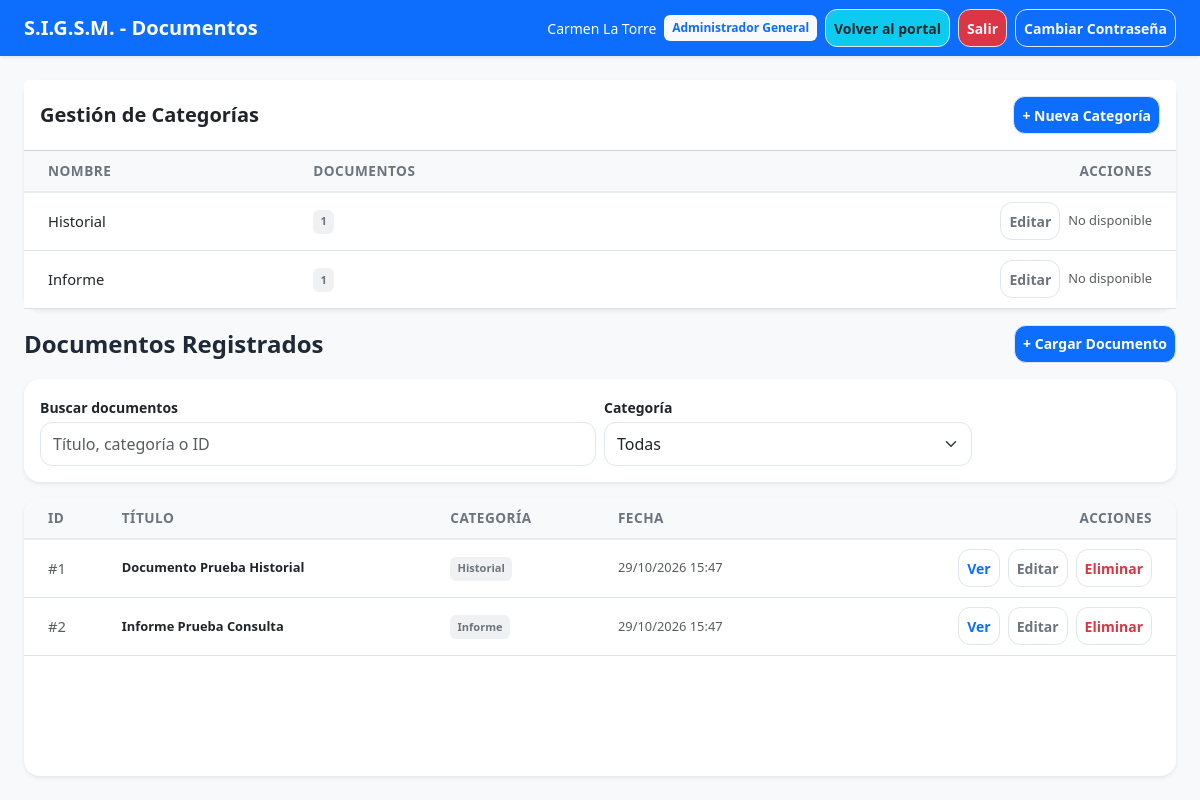
Screenshot of /views/documentos.php (signed in) with the database file from the repository.
### tables this page shows
CREATE TABLE categoria_documento (
id_categoria INT PRIMARY KEY AUTO_INCREMENT,
nombre VARCHAR(255) NOT NULL,
descripcion TEXT
);

CREATE TABLE documento (
id_documento INT PRIMARY KEY AUTO_INCREMENT,
id_categoria INT,
id_usuario_carga INT,
titulo VARCHAR(255) NOT NULL,
url_archivo VARCHAR(255) NOT NULL,
fecha_carga DATETIME DEFAULT CURRENT_TIMESTAMP,
eliminado TINYINT(1) DEFAULT 0,
fecha_eliminacion DATETIME NULL,
FOREIGN KEY (id_categoria) REFERENCES categoria_documento(id_categoria) ON DELETE RESTRICT,
FOREIGN KEY (id_usuario_carga) REFERENCES usuario(id_usuario) ON DELETE RESTRICT
);

### includes/auth_middleware.php (called while the page is built, shortened)
<?php
if (!function_exists('e')) {
    function e($datoV) {
        return htmlspecialchars($datoV ?? '', ENT_QUOTES | ENT_SUBSTITUTE, 'UTF-8');
    }
}
function obtenerPermisosPorRol($rolNom) {
    $rolNom = (string)$rolNom;
    $mapa = [
        'Administrador General' => [
            'ver_documentos', 'cargar_documentos', 'eliminar_documentos',
            'ver_encuestas', 'gestionar_encuestas', 'ver_respuestas_encuestas',
            'ver_traslados', 'crear_traslado', 'actualizar_estado_traslado', 'asignar_traslado',
            'ver_vehiculos', 'gestionar_vehiculos',
            'gestionar_usuarios',
            'gestionar_categorias',
            'gestionar_backups',
        ],
        'Enfermería' => [
            'ver_documentos', 'cargar_documentos',
            'ver_encuestas',
            'ver_traslados', 'crear_traslado', 'ver_vehiculos',
        ],
        'Médico' => [
            'ver_documentos', 'cargar_documentos',
            'ver_encuestas',
            'ver_traslados', 'crear_traslado', 'ver_vehiculos',
        ],
        'IT' => [
            'ver_documentos',
            'ver_encuestas', 'gestionar_encuestas', 'ver_respuestas_encuestas', 'gestionar_categorias',
            'ver_traslados', 'actualizar_estado_traslado', 'ver_vehiculos', 'gestionar_vehiculos',
            'gestionar_backups',
        ],
        'Transporte' => [
            'ver_traslados', 'actualizar_estado_traslado', 'ver_vehiculos', 'gestionar_vehiculos',
        ],
    ];
    return $mapa[$rolNom] ?? [];
}
function tienePermiso($permiso) {
    $permisos = obtenerPermisosPorRol($_SESSION['role_name']);
    return in_array($permiso, $permisos, true);
}
function obtenerRol() {
    return $_SESSION['role_name'] ?? 'Invitado';
}

### models/Documento.php (called while the page is built, shortened)
<?php
class Documento {
    private $conexion;
    public function __construct($bd) {
        $this->conexion = $bd;
    }
    public function listar($busqueda = '', $estado = 'activos', $categoriaId = 0, $permiteEliminados = false) {
        $sql = '
            SELECT d.id_documento, d.titulo, d.url_archivo, d.fecha_carga, d.id_categoria, d.eliminado, c.nombre AS categoria
            FROM documento d
            LEFT JOIN categoria_documento c ON d.id_categoria = c.id_categoria
            WHERE 1 = 1
        ';
        $params = [];
        $busqueda = trim((string)$busqueda);
        if (!$permiteEliminados) {
            $sql .= ' AND d.eliminado = 0';
        } elseif ($estado === 'activos') {
            $sql .= ' AND d.eliminado = 0';
        } elseif ($estado === 'eliminados') {
        }
        $sql .= ' ORDER BY d.eliminado ASC, d.fecha_carga DESC';
        $prep = $this->conexion->prepare($sql);
        $prep->execute();
        return $prep->fetchAll();
    }
    public function listarCategorias() {
        $sql = 'SELECT id_categoria, nombre FROM categoria_documento ORDER BY nombre ASC';
        $prep = $this->conexion->prepare($sql);
        $prep->execute();
        return $prep->fetchAll();
    }
    public function contarDocumentosPorCategoria($catId) {
        $sql = 'SELECT COUNT(*) as total FROM documento WHERE id_categoria = :id AND eliminado = 0';
        $prep = $this->conexion->prepare($sql);
        $prep->bindParam(':id', $catId, PDO::PARAM_INT);
        $prep->execute();
        $salida = $prep->fetch(PDO::FETCH_ASSOC);
        return $salida['total'] ?? 0;
    }
}

### views/documentos.php (the view, shortened to what this page needs)
<?php
require_once __DIR__ . '/../includes/auth_middleware.php';
require_once __DIR__ . '/../models/Documento.php';
$baseObj = new Database();
$bd = $baseObj->getConnection();
$modDoc = new Documento($bd);
$busqueda = trim((string)($_GET['buscar'] ?? ''));
$filtroEstado = 'activos';
$filtroCategoria = (int)($_GET['categoria'] ?? 0);
$docs = $modDoc->listar($busqueda, $filtroEstado, $filtroCategoria, false);
$cats = $modDoc->listarCategorias();
$permCargar = tienePermiso('cargar_documentos');
$permAdmin = tienePermiso('eliminar_documentos');
$permCat = tienePermiso('gestionar_categorias');
$rolNom = obtenerRol();
$nomUsu = $_SESSION['user_name'] ?? 'Usuario';
?>
<!DOCTYPE html>
<html lang="es">
<head>
    <link href="https://cdn.jsdelivr.net/npm/bootstrap@5.3.0/dist/css/bootstrap.min.css" rel="stylesheet">
    <link rel="stylesheet" href="../assets/css/mobile.css">
</head>
<body class="d-flex flex-column min-vh-100 bg-light">
    <nav class="navbar navbar-dark bg-primary shadow-sm flex-shrink-0">
        <div class="container-fluid px-3 px-lg-4">
            <a class="navbar-brand fw-bold mb-0" href="index.php">S.I.G.S.M. - Documentos</a>
            <div class="d-flex align-items-center gap-2">
                <span class="text-white small d-none d-sm-inline"><?= e($nomUsu) ?></span>
                <span class="badge bg-light text-primary"><?= e($rolNom) ?></span>
                <a href="../../index.php" class="btn text-dark btn-sm btn-outline-light btn-info d-inline-flex align-items-center">
                    Volver al portal
                </a>
                <a href="logout.php" class="btn btn-sm btn-outline-light btn-danger text-light d-inline-flex align-items-center justify-content-center">
                    Salir
                </a>
                <a href="cambiar_password.php" class="btn btn-outline-light btn-sm d-inline-flex align-items-center">Cambiar Contraseña</a>
            </div>
        </div>
    </nav>
    <main class="flex-grow-1 d-flex flex-column p-3 p-lg-4">
        <?php if ($permCat): ?>
            <div class="card border-0 shadow-sm mb-3 flex-shrink-0">
                <div class="card-header bg-white py-3 d-flex justify-content-between align-items-center">
                    <h5 class="mb-0 fw-bold">Gestión de Categorías</h5>
                    <button class="btn btn-primary btn-sm" data-bs-toggle="modal" data-bs-target="#crearCategoriaModal">
                        + Nueva Categoría
                    </button>
                </div>
                <div class="card-body p-0">
                    <div class="table-responsive">
                        <table class="table table-sm table-hover align-middle mb-0">
                            <thead class="bg-light">
                                <tr>
                                    <th class="ps-4">Nombre</th>
                                    <th>Documentos</th>
                                    <th class="text-end pe-4">Acciones</th>
                                </tr>
                            </thead>
                            <tbody>
                                <?php if (empty($cats)): ?>
                                    <tr><td colspan="3" class="text-center py-3 text-muted">No hay categorías registradas.</td></tr>
                                <?php else: ?>
                                    <?php foreach ($cats as $catFila): ?>
                                        <?php $cant = $modDoc->contarDocumentosPorCategoria($catFila['id_categoria']); ?>
                                        <tr>
                                            <td class="ps-4 fw-medium"><?= e($catFila['nombre']) ?></td>
                                            <td><span class="badge bg-secondary bg-opacity-10 text-secondary"><?= $cant ?></span></td>
                                            <td class="text-end pe-4">
                                                <button class="btn btn-sm btn-outline-secondary me-1" data-bs-toggle="modal" data-bs-target="#editarCategoriaModal"
                                                    data-id="<?= (int)$catFila['id_categoria'] ?>"
                                                    data-nombre="<?= e($catFila['nombre']) ?>">Editar</button>
                                                <?php if ($cant === 0): ?>
                                                    <form action="../controllers/DocumentoController.php" method="POST" class="d-inline" onsubmit="return confirm('¿Está seguro de eliminar esta categoría?');">
                                                        <input type="hidden" name="accion" value="eliminar_categoria">
                                                        <input type="hidden" name="id_categoria" value="<?= (int)$catFila['id_categoria'] ?>">
                                                        <input type="hidden" name="csrf_token" value="<?= e(generarTokenCSRF()) ?>">
                                                        <button type="submit" class="btn btn-sm btn-outline-danger">Eliminar</button>
                                                    </form>
                                                <?php else: ?>
                                                    <span class="text-muted small">No disponible</span>
                                                <?php endif; ?>
                                            </td>
                                        </tr>
                                    <?php endforeach; ?>
                                <?php endif; ?>
                            </tbody>
                        </table>
                    </div>
                </div>
            </div>
        <?php endif; ?>
        <div class="d-flex justify-content-between align-items-center mb-3 flex-shrink-0 gap-3 flex-wrap">
            <h4 class="fw-bold mb-0">Documentos Registrados</h4>
            <?php if ($permCargar): ?>
                <button class="btn btn-primary btn-sm" data-bs-toggle="modal" data-bs-target="#crearModal">
                    + Cargar Documento
                </button>
            <?php endif; ?>
        </div>
        <div class="card border-0 shadow-sm mb-3 flex-shrink-0">
            <div class="card-body">
                <form id="documentFiltersForm" method="GET" class="row g-2 align-items-end" action="documentos.php">
                    <div class="col-md-5 col-lg-6">
                        <label for="buscar_documento" class="form-label small fw-bold mb-1">Buscar documentos</label>
                        <input type="search" id="buscar_documento" name="buscar" class="form-control" value="<?= e($busqueda) ?>" placeholder="Título, categoría o ID" autocomplete="off">
                    </div>
                    <div class="col-md-4">
                        <label for="categoria_documento" class="form-label small fw-bold mb-1">Categoría</label>
                        <select id="categoria_documento" name="categoria" class="form-select">
                            <option value="0" <?= $filtroCategoria === 0 ? 'selected' : '' ?>>Todas</option>
                        </select>
                    </div>
                </form>
            </div>
        </div>
        <div class="card border-0 shadow-sm flex-grow-1 d-flex flex-column overflow-hidden">
            <div class="card-body p-0 d-flex flex-column flex-grow-1 overflow-hidden">
                <div class="table-responsive flex-grow-1 overflow-auto">
                    <table class="table table-hover align-middle mb-0 table-sm">
                        <thead class="sticky-top">
                            <tr>
                                <th class="ps-4 d-none d-md-table-cell">ID</th>
                                <th>Título</th>
                                <th class="d-none d-lg-table-cell">Categoría</th>
                                <th class="d-none d-lg-table-cell">Fecha</th>
                                <th class="text-end pe-4">Acciones</th>
                            </tr>
                        </thead>
                        <tbody>
                            <?php if (empty($docs)): ?>
                                <tr id="documentEmptyState"><td colspan="5" class="text-center py-5 text-muted">No hay documentos que coincidan con la búsqueda y el filtro seleccionados.</td></tr>
                            <?php else: ?>
                                <?php foreach ($docs as $docFila): ?>
                                    <?php $estaEliminado = (int)($docFila['eliminado'] ?? 0) === 1; ?>
                                    <tr class="<?= $estaEliminado ? 'table-secondary' : '' ?>"
                                        data-document-row
                                        data-id="<?= (int)$docFila['id_documento'] ?>"
                                        data-titulo="<?= e($docFila['titulo']) ?>"
                                        data-categoria="<?= e($docFila['categoria'] ?? 'Sin categoría') ?>"
                                        data-categoria-id="<?= (int)($docFila['id_categoria'] ?? 0) ?>"
                                        data-eliminado="<?= $estaEliminado ? '1' : '0' ?>">
                                        <td class="ps-4 fw-medium d-none d-md-table-cell text-muted">#<?= (int)$docFila['id_documento'] ?></td>
                                        <td>
                                            <div class="fw-bold small"><?= e($docFila['titulo']) ?></div>
                                        </td>
                                        <td class="d-none d-lg-table-cell"><span class="badge bg-secondary bg-opacity-10 text-secondary"><?= e($docFila['categoria'] ?? 'Sin categoría') ?></span></td>
                                        <td class="text-muted small d-none d-lg-table-cell"><?= e(date('d/m/Y H:i', strtotime($docFila['fecha_carga']))) ?></td>
                                        <td class="text-end pe-4">
                                            <div class="table-actions d-flex flex-column flex-md-row justify-content-end gap-2">
                                                <a href="../ver_documento.php?id=<?= (int)$docFila['id_documento'] ?>" target="_blank" rel="noopener noreferrer" class="btn btn-sm btn-outline-primary d-inline-flex align-items-center justify-content-center">Ver</a>
                                                <?php if ($permAdmin): ?>
                                                    <?php if (!$estaEliminado): ?>
                                                        <button class="btn btn-sm btn-outline-secondary d-inline-flex align-items-center justify-content-center" data-bs-toggle="modal" data-bs-target="#editModal"
                                                            data-id="<?= (int)$docFila['id_documento'] ?>"
                                                            data-titulo="<?= e($docFila['titulo']) ?>"
                                                            data-categoria="<?= (int)$docFila['id_categoria'] ?>">Editar</button>
                                                        <form action="../controllers/DocumentoController.php" method="POST" onsubmit="return confirm('¿Está seguro de eliminar este documento?');">
                                                            <button type="submit" class="btn btn-sm btn-outline-danger d-inline-flex align-items-center justify-content-center">Eliminar</button>
                                                        </form>
                                                    <?php endif; ?>
                                                <?php endif; ?>
                                            </div>
                                        </td>
                                    </tr>
                                <?php endforeach; ?>
                            <?php endif; ?>
                        </tbody>
                    </table>
                </div>
            </div>
        </div>
    </main>
</body>
</html>

### rows the page displays
categoria_documento: nombre "Historial", id_categoria "1", shows "No disponible"
categoria_documento: nombre "Informe", cant "1", shows "No disponible"
documento: id_documento "1", titulo "Documento Prueba Historial", id_categoria.nombre "Historial", fecha_carga "29/10/2026 15:47"
documento: id_documento "2", titulo "Informe Prueba Consulta", id_categoria.nombre "Informe", fecha_carga "29/10/2026 15:47"

### other values shown
$nomUsu "Carmen La Torre"
$rolNom "Administrador General"
